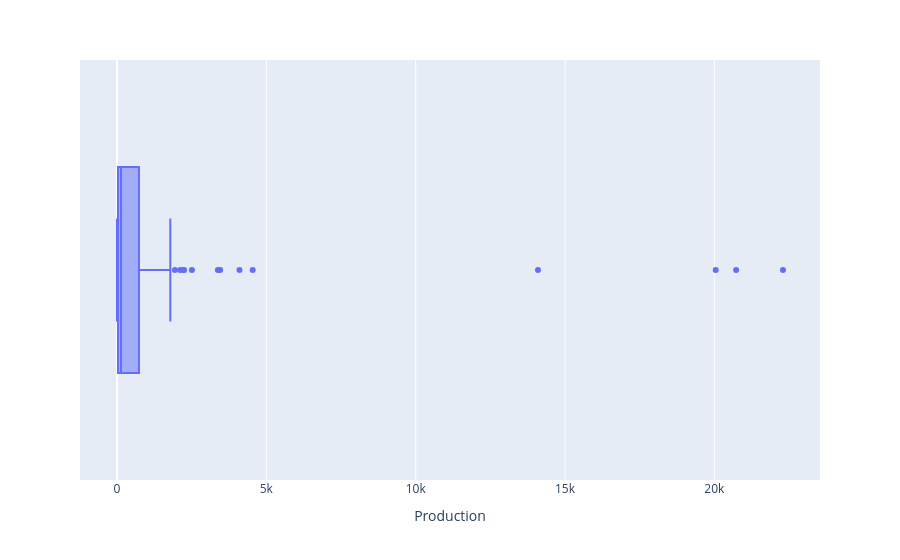

The notebook cell this image was saved under:
### Code cell
px.box(df_dispo_alim, x="Production", hover_name="Zone")

### Figure 1 — Plotly figure (JSON) as saved in the notebook; plotly's stock layout.template omitted (floating-point values rounded to 4 significant figures; data arrays with more than 128 entries replaced by an {"elided": "..."} marker saying what was removed)
{"data": [{"alignmentgroup": "True", "hovertemplate": "<b>%{hovertext}</b><br><br>Production=%{x}<extra></extra>", "hovertext": {"elided": "135 str values"}, "legendgroup": "", "marker": {"color": "#636efa"}, "name": "", "notched": false, "offsetgroup": "", "orientation": "h", "showlegend": false, "type": "box", "x": {"elided": "135 float values"}, "x0": " ", "xaxis": "x", "y0": " ", "yaxis": "y"}], "layout": {"boxmode": "group", "legend": {"tracegroupgap": 0}, "margin": {"t": 60}, "xaxis": {"anchor": "y", "domain": [0, 1], "title": {"text": "Production"}}, "yaxis": {"anchor": "x", "domain": [0, 1]}}}
